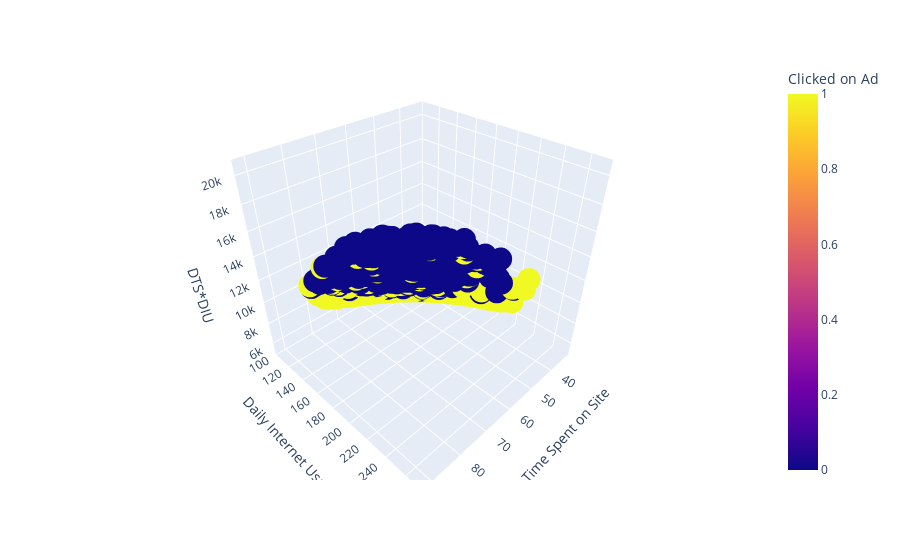

Notebook cell for this chart:
### Code cell
px.scatter_3d(df, x='Daily Time Spent on Site', y='Daily Internet Usage', z='DTS*DIU',color=df['Clicked on Ad'])

### Figure 1 — Plotly figure (JSON) as saved in the notebook; plotly's stock layout.template omitted (floating-point values rounded to 4 significant figures; data arrays with more than 128 entries replaced by an {"elided": "..."} marker saying what was removed)
{"data": [{"hovertemplate": "Daily Time Spent on Site=%{x}<br>Daily Internet Usage=%{y}<br>DTS*DIU=%{z}<br>Clicked on Ad=%{marker.color}<extra></extra>", "legendgroup": "", "marker": {"color": {"elided": "1000 int values"}, "coloraxis": "coloraxis", "symbol": "circle"}, "mode": "markers", "name": "", "scene": "scene", "showlegend": false, "type": "scatter3d", "x": {"elided": "1000 float values"}, "y": {"elided": "1000 float values"}, "z": {"elided": "1000 float values"}}], "layout": {"coloraxis": {"colorbar": {"title": {"text": "Clicked on Ad"}}, "colorscale": [[0, "#0d0887"], [0.1111, "#46039f"], [0.2222, "#7201a8"], [0.3333, "#9c179e"], [0.4444, "#bd3786"], [0.5556, "#d8576b"], [0.6667, "#ed7953"], [0.7778, "#fb9f3a"], [0.8889, "#fdca26"], [1, "#f0f921"]]}, "legend": {"tracegroupgap": 0}, "margin": {"t": 60}, "scene": {"domain": {"x": [0, 1], "y": [0, 1]}, "xaxis": {"title": {"text": "Daily Time Spent on Site"}}, "yaxis": {"title": {"text": "Daily Internet Usage"}}, "zaxis": {"title": {"text": "DTS*DIU"}}}}}
